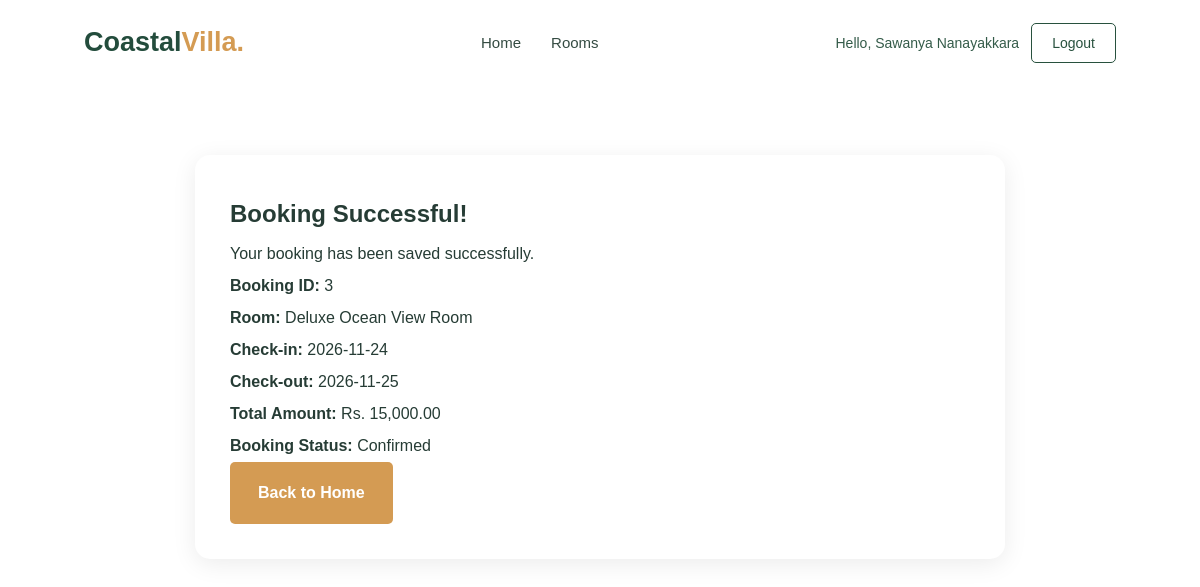
The app's page /booking.php?booking_success=3 (signed in) with its own data.
### tables this page shows
CREATE TABLE `bookings` (
  `booking_id` int(11) NOT NULL,
  `user_id` int(11) NOT NULL,
  `room_id` int(11) NOT NULL,
  `check_in` date NOT NULL,
  `check_out` date NOT NULL,
  `total_amount` decimal(10,2) NOT NULL,
  `booking_status` enum('Pending','Confirmed','Cancelled') DEFAULT 'Pending',
  `booking_date` timestamp NULL DEFAULT current_timestamp()
);

CREATE TABLE `rooms` (
  `room_id` int(11) NOT NULL,
  `room_name` varchar(100) NOT NULL,
  `room_type` varchar(50) NOT NULL,
  `description` text DEFAULT NULL,
  `facilities` text DEFAULT NULL,
  `price_per_night` decimal(10,2) NOT NULL,
  `max_guests` int(11) NOT NULL,
  `image` varchar(255) DEFAULT NULL,
  `room_status` enum('Active','Inactive') DEFAULT 'Active',
  `created_at` timestamp NULL DEFAULT current_timestamp()
);

### booking.php (the view, shortened to what this page needs)
<?php
require_once "config/database.php";
$userId = (int)$_SESSION["user_id"];
$success = false;
$booking = null;
if (isset($_GET["booking_success"]) &&
    ctype_digit((string)$_GET["booking_success"])) {
    $stmt = $conn->prepare(
        "SELECT bookings.*, rooms.room_name, rooms.room_type
         FROM bookings
         JOIN rooms ON bookings.room_id = rooms.room_id
         WHERE bookings.booking_id = :booking_id
         AND bookings.user_id = :user_id"
    );
    $stmt->execute([
        ":booking_id" => (int)$_GET["booking_success"],
        ":user_id" => $userId
    ]);
    $booking = $stmt->fetch(PDO::FETCH_ASSOC);
    if ($booking) {
        $success = true;
    }
}
$userName = $_SESSION["user_name"];
?>
<!DOCTYPE html>
<html lang="en">
<head>
    <link rel="stylesheet" href="assets/css/style.css">
</head>
<body>
<header class="navbar">
    <a href="index.php" class="logo">Coastal<span>Villa.</span></a>
    <nav class="nav-links">
        <a href="index.php">Home</a>
        <a href="rooms.php">Rooms</a>
    </nav>
    <div class="nav-actions">
        <span class="welcome-user">
            Hello, <?php echo htmlspecialchars($userName); ?>
        </span>
        <a href="logout.php" class="login-btn">Logout</a>
    </div>
</header>
<section class="booking-section">
    <?php if ($success): ?>
        <div class="booking-card">
            <h2>Booking Successful!</h2>
            <p>Your booking has been saved successfully.</p>
            <p>
                <strong>Booking ID:</strong>
                <?php echo (int)$booking["booking_id"]; ?>
            </p>
            <p>
                <strong>Room:</strong>
                <?php echo htmlspecialchars($booking["room_name"]); ?>
            </p>
            <p>
                <strong>Check-in:</strong>
                <?php echo htmlspecialchars($booking["check_in"]); ?>
            </p>
            <p>
                <strong>Check-out:</strong>
                <?php echo htmlspecialchars($booking["check_out"]); ?>
            </p>
            <p>
                <strong>Total Amount:</strong>
                Rs. <?php echo number_format($booking["total_amount"], 2); ?>
            </p>
            <p>
                <strong>Booking Status:</strong>
                <?php echo htmlspecialchars($booking["booking_status"]); ?>
            </p>
            <a href="index.php" class="primary-btn">Back to Home</a>
        </div>
    <?php endif; ?>
</section>
</body>
</html>

### assets/css/style.css (style rules this page uses)
* { margin: 0; padding: 0; box-sizing: border-box; }
html { scroll-behavior: smooth; }
body { font-family: Arial, sans-serif; color: #263c35; background: #ffffff; }
.navbar { width: 100%; min-height: 85px; padding: 15px 7%; display: flex; align-items: center; justify-content: space-between; background: #ffffff; gap: 20px; }
.logo { font-size: 27px; font-weight: bold; color: #234c3c; text-decoration: none; }
.logo span, .footer-content span { color: #d49b53; }
.nav-links { display: flex; gap: 30px; }
.nav-links a { text-decoration: none; color: #344b42; font-size: 15px; transition: 0.3s; }
.nav-actions { display: flex; align-items: center; gap: 12px; }
.welcome-user { font-size: 14px; color: #345b49; }
.login-btn, .register-btn { text-decoration: none; padding: 11px 20px; border-radius: 5px; font-size: 14px; }
.login-btn { color: #28513e; border: 1px solid #28513e; }
.primary-btn { display: inline-block; text-decoration: none; background: #d49b53; color: white; padding: 15px 28px; border-radius: 5px; font-weight: bold; transition: 0.3s; }
.booking-section { max-width: 850px; margin: 50px auto; padding: 20px; }
.booking-card { background: #ffffff; padding: 35px; border-radius: 15px; box-shadow: 0 5px 25px rgba(0, 0, 0, 0.08); line-height: 2; }

### records on screen
bookings: booking_id "3", room.room_name "Deluxe Ocean View Room", check_in "2026-11-24", check_out "2026-11-25", total_amount "15,000.00", booking_status "Confirmed"

### other values on screen
$userName "Sawanya Nanayakkara"
